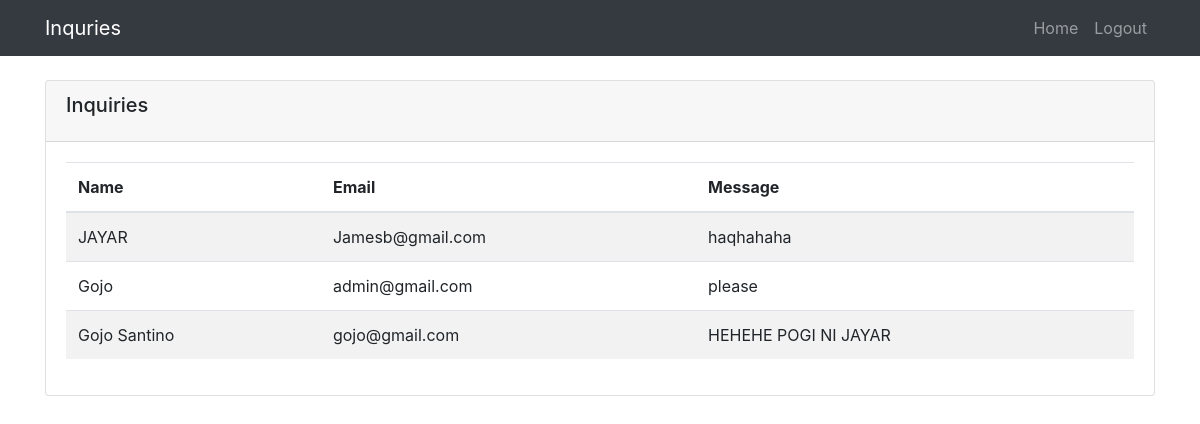
Screenshot of /admininquries.php with the database file from the repository.
### tables this page shows
CREATE TABLE `inquiries` (
  `id` int(11) NOT NULL,
  `name` varchar(100) NOT NULL,
  `email` varchar(100) NOT NULL,
  `message` text NOT NULL,
  `created_at` timestamp NOT NULL DEFAULT current_timestamp()
);

### admininquries.php (the view, shortened to what this page needs)
<?php
include 'connect.php';
$query = "SELECT * FROM inquiries";
$result = $conn->query($query);
?>
<!DOCTYPE html>
<html lang="en">
<head>
    <link rel="stylesheet" href="https://stackpath.bootstrapcdn.com/bootstrap/4.5.2/css/bootstrap.min.css">
</head>
<body>
    <nav class="navbar navbar-expand-lg navbar-dark bg-dark">
        <div class="container">
            <a class="navbar-brand" href="#">Inquries</a>
            <div class="collapse navbar-collapse" id="navbarNav">
                <ul class="navbar-nav ml-auto">
                    <li class="nav-item">
                        <a class="nav-link" href="admin_dashboard.php">Home</a>
                    </li>
                    <li class="nav-item">
                        <a class="nav-link" href="logout.php">Logout</a>
                    </li>
                </ul>
            </div>
        </div>
    </nav>
    <div class="container mt-4">
        <div class="card">
            <div class="card-header">
                <h5 class="card-title">Inquiries</h5>
            </div>
            <div class="card-body">
                <?php
                if ($result->rowCount() > 0) {
                    echo '<div class="table-responsive">
                            <table class="table table-striped table-hover">
                                <thead>
                                    <tr>
                                        <th>Name</th>
                                        <th>Email</th>
                                        <th>Message</th>
                                    </tr>
                                </thead>
                                <tbody>';
                    while ($row = $result->fetch(PDO::FETCH_ASSOC)) {
                        echo '<tr>
                                <td>' . $row['name'] . '</td>
                                <td>' . $row['email'] . '</td>
                                <td>' . $row['message'] . '</td>
                              </tr>';
                    }
                    echo '</tbody></table></div>';
                } else {
                    echo '<div class="alert alert-info" role="alert">No inquiries found.</div>';
                }
                ?>
            </div>
        </div>
    </div>
</body>
</html>

### rows the page displays
inquiries: name "JAYAR", email "Jamesb@gmail.com", message "haqhahaha"
inquiries: name "Gojo", email "admin@gmail.com", message "please"
inquiries: name "Gojo Santino", email "gojo@gmail.com", message "HEHEHE POGI NI JAYAR"
